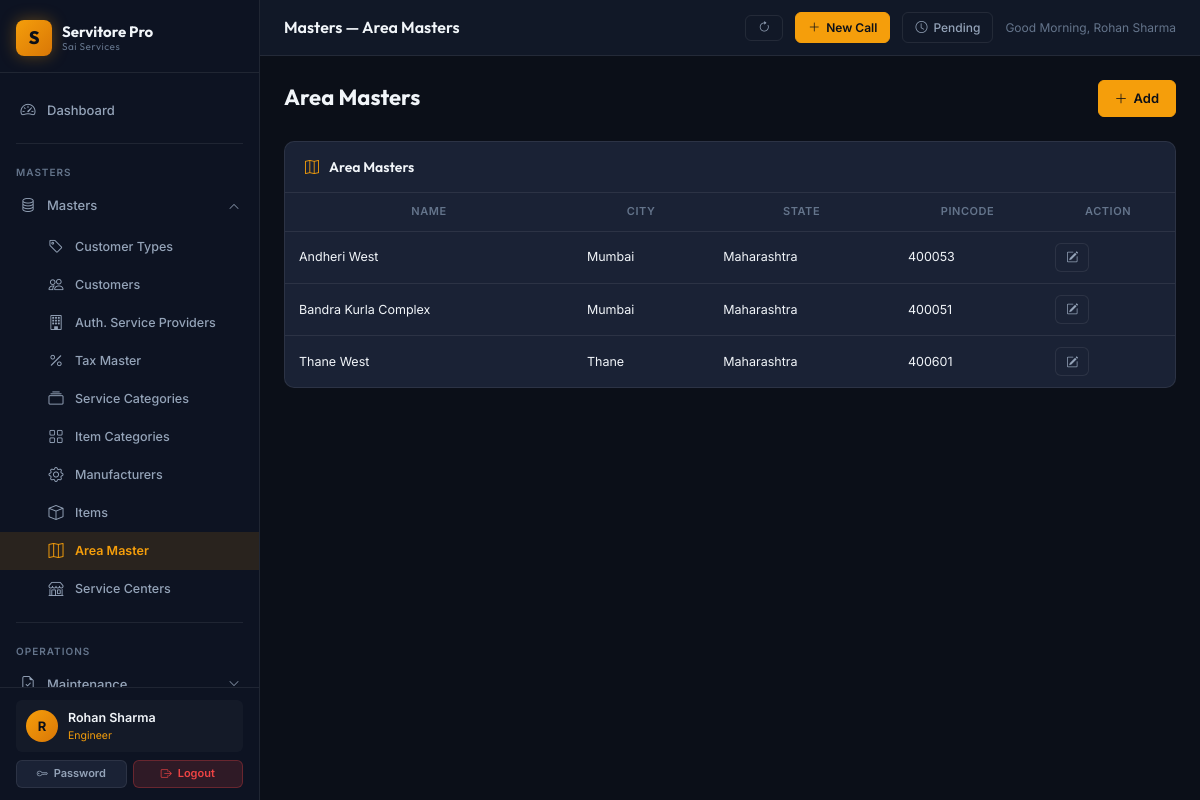
Page /masters/areas (signed in) on the committed database.
### app/models/user.py (models this page shows, shortened)
class User(db.Model, UserMixin):
    __tablename__ = 'users'
    id = db.Column(db.Integer, primary_key=True)
    username = db.Column(db.String(64), unique=True, nullable=False, index=True)
    email = db.Column(db.String(120), unique=True, nullable=False)
    full_name = db.Column(db.String(120), nullable=False, default='')
    password_hash = db.Column(db.String(256), nullable=False)
    role = db.Column(db.String(20), nullable=False, default='Viewer')
    is_active = db.Column(db.Boolean, nullable=False, default=True)
    phone = db.Column(db.String(20), nullable=True)
    area_id = db.Column(db.Integer, db.ForeignKey('area_masters.id'), nullable=True)
    created_at = db.Column(db.DateTime, default=datetime.utcnow)
    last_login_at = db.Column(db.DateTime, nullable=True)
    area = db.relationship('AreaMaster', foreign_keys=[area_id], lazy='select')

### app/models/area_master.py (models this page shows, shortened)
class AreaMaster(db.Model):
    __tablename__ = 'area_masters'
    id = db.Column(db.Integer, primary_key=True)
    name = db.Column(db.String(100), unique=True, nullable=False)
    city = db.Column(db.String(100), nullable=True)
    state = db.Column(db.String(100), nullable=True)
    pincode = db.Column(db.String(10), nullable=True)
    created_at = db.Column(db.DateTime, default=datetime.utcnow)
    customers = db.relationship('Customer', backref='area', lazy=True)

### app/blueprints/masters/routes.py (the view)
@masters_bp.route('/areas')
@login_required
def areas():
    items = AreaMaster.query.order_by(AreaMaster.name).all()
    return render_template('masters/area/list.html', items=items)

### app/templates/masters/area/list.html (shortened to what this page needs)
{%  extends 'layouts/base.html' %}
{% block topbar_title %}Masters — Area Masters{% endblock %}
{% block content %}
<div class="page-header">
  <div><div class="page-title">Area Masters</div></div>
  <a href="{{ url_for('masters.add_area') }}" class="btn btn-primary"><i class="bi bi-plus-lg"></i> Add</a>
</div>
<div class="card">
  <div class="card-header"><i class="bi-map text-accent"></i><span class="card-header-title">Area Masters</span></div>
  <div class="table-responsive">
    {%  if items %}
    <table class="data-table"><thead><tr><th>Name</th><th>City</th><th>State</th><th>Pincode</th><th>Action</th></tr></thead>
    <tbody>{%  for it in items %}<tr>
      <td style="font-size:12.5px;">{{ it.name if it.name else '—' }}</td>
          <td style="font-size:12.5px;">{{ it.city if it.city else '—' }}</td>
          <td style="font-size:12.5px;">{{ it.state if it.state else '—' }}</td>
          <td style="font-size:12.5px;">{{ it.pincode if it.pincode else '—' }}</td>
      <td><a href="{{ url_for('masters.edit_area', id=it.id) }}" class="btn btn-sm btn-secondary"><i class="bi bi-pencil-square"></i></a></td>
    </tr>{%  endfor %}</tbody></table>
    {%  else %}
    <div class="empty-state"><i class="bi-map"></i><h3>No area masters found</h3></div>
    {%  endif %}
  </div>
</div>
{% endblock %}

### app/templates/layouts/base.html (shortened to what this page needs)
<!DOCTYPE html>
<html lang="en">
<head>
  <link rel="stylesheet" href="https://cdn.jsdelivr.net/npm/bootstrap-icons@1.11.3/font/bootstrap-icons.min.css">
  <link rel="stylesheet" href="{{ url_for('static', filename='css/main.css') }}">
</head>
<body>
<div class="app-shell">
  <aside class="sidebar" id="sidebar">
    <div class="sidebar-brand">
      <div class="brand-icon">S</div>
      <div class="brand-text">
        Servitore Pro
        <small>Sai Services</small>
      </div>
    </div>
    <nav style="flex:1; padding: 8px 0; overflow-y: auto;">
      <div class="nav-section">
        <a href="{{ url_for('dashboard.index') }}" class="nav-link {% if request.blueprint == 'dashboard' %}active{% endif %}">
          <i class="bi bi-speedometer2"></i> Dashboard
        </a>
      </div>
      <div class="divider" style="margin: 4px 16px;"></div>
      <div class="nav-section">
        <div class="nav-section-label">Masters</div>
        <div class="nav-item">
          <a class="nav-link" data-bs-toggle="collapse" href="#mastersMenu" role="button"
             aria-expanded="{% if request.blueprint == 'masters' %}true{% else %}false{% endif %}">
            <i class="bi bi-database"></i>
            <span>Masters</span>
            <i class="bi bi-chevron-down nav-arrow"></i>
          </a>
          <div class="collapse {% if request.blueprint == 'masters' %}show{% endif %}" id="mastersMenu">
            <ul class="nav-submenu">
              <li><a href="{{ url_for('masters.customer_types') }}" class="nav-link {% if request.path.startswith('/masters/customer-type') %}active{% endif %}"><i class="bi bi-tag"></i> Customer Types</a></li>
              <li><a href="{{ url_for('masters.customers') }}" class="nav-link {% if request.path.startswith('/masters/customer') and 'type' not in request.path %}active{% endif %}"><i class="bi bi-people"></i> Customers</a></li>
              <li><a href="{{ url_for('masters.asps') }}" class="nav-link {% if request.path.startswith('/masters/asp') %}active{% endif %}"><i class="bi bi-building"></i> Auth. Service Providers</a></li>
              <li><a href="{{ url_for('masters.taxes') }}" class="nav-link {% if request.path.startswith('/masters/tax') %}active{% endif %}"><i class="bi bi-percent"></i> Tax Master</a></li>
              <li><a href="{{ url_for('masters.service_categories') }}" class="nav-link {% if request.path.startswith('/masters/service-cat') %}active{% endif %}"><i class="bi bi-collection"></i> Service Categories</a></li>
              <li><a href="{{ url_for('masters.item_categories') }}" class="nav-link {% if request.path.startswith('/masters/item-cat') %}active{% endif %}"><i class="bi bi-grid"></i> Item Categories</a></li>
              <li><a href="{{ url_for('masters.manufacturers') }}" class="nav-link {% if request.path.startswith('/masters/manufacturer') %}active{% endif %}"><i class="bi bi-gear"></i> Manufacturers</a></li>
              <li><a href="{{ url_for('masters.items') }}" class="nav-link {% if request.path.startswith('/masters/item') and 'cat' not in request.path %}active{% endif %}"><i class="bi bi-box"></i> Items</a></li>
              <li><a href="{{ url_for('masters.areas') }}" class="nav-link {% if request.path.startswith('/masters/area') %}active{% endif %}"><i class="bi bi-map"></i> Area Master</a></li>
              <li><a href="{{ url_for('masters.service_centers') }}" class="nav-link {% if request.path.startswith('/masters/service-center') %}active{% endif %}"><i class="bi bi-shop"></i> Service Centers</a></li>
            </ul>
          </div>
        </div>
      </div>
      <div class="divider" style="margin: 4px 16px;"></div>
      <div class="nav-section">
        <div class="nav-section-label">Operations</div>
        <div class="nav-item">
          <a class="nav-link" data-bs-toggle="collapse" href="#maintenanceMenu" role="button"
             aria-expanded="{% if request.blueprint == 'maintenance' %}true{% else %}false{% endif %}">
            <i class="bi bi-file-earmark-check"></i>
            <span>Maintenance</span>
            <i class="bi bi-chevron-down nav-arrow"></i>
          </a>
        </div>
      </div>
    </nav>
    <div class="sidebar-footer">
      {% if current_user.is_authenticated %}
      <div class="sidebar-user">
        <div class="user-avatar">{{ (current_user.full_name or current_user.username)[0]|upper }}</div>
        <div class="user-info">
          <div class="user-name">{{ current_user.full_name or current_user.username }}</div>
          <div class="user-role">{{ current_user.role }}</div>
        </div>
      </div>
      <div style="display:flex; gap:6px; margin-top:8px;">
        <a href="{{ url_for('auth.change_password') }}" class="btn btn-secondary btn-sm" style="flex:1; justify-content:center; font-size:11px;"><i class="bi bi-key"></i> Password</a>
        <a href="{{ url_for('auth.logout') }}" class="btn btn-danger btn-sm" style="flex:1; justify-content:center; font-size:11px;"><i class="bi bi-box-arrow-right"></i> Logout</a>
      </div>
      {% endif %}
    </div>
  </aside>
  <div class="main-wrapper">
    <header class="topbar">
      <div>
        <div class="topbar-title font-outfit">{% block topbar_title %}Servitore Pro{% endblock %}</div>
      </div>
      <div class="topbar-actions">
        <button onclick="window.location.reload();" class="topbar-btn" title="Refresh Page">
          <i class="bi bi-arrow-clockwise"></i>
        </button>
        <a href="{{ url_for('service.register') }}" class="topbar-btn primary" title="Service Call Register (F3)">
          <i class="bi bi-plus-lg"></i> New Call
        </a>
        <a href="{{ url_for('service.pending_calls') }}" class="topbar-btn" title="Pending Calls (Ctrl+P)">
          <i class="bi bi-clock"></i>
          <span class="d-none d-sm-inline">Pending</span>
        </a>
        {% if current_user.is_authenticated %}
        <span style="font-size:12px; color:var(--text-muted);" id="header-greeting" data-name="{{ current_user.full_name or current_user.username }}"></span>
        {% endif %}
      </div>
    </header>
    <main class="content-area">
      {% block content %}{% endblock %}
    </main>
  </div>
</div>
</body>
</html>

### rows in the picture
User: full_name "R", full_name "Rohan Sharma", role "Engineer"
AreaMaster: name "Andheri West", city "Mumbai", state "Maharashtra", pincode "400053"
AreaMaster: name "Bandra Kurla Complex", city "Mumbai", state "Maharashtra", pincode "400051"
AreaMaster: name "Thane West", city "Thane", state "Maharashtra", pincode "400601"
